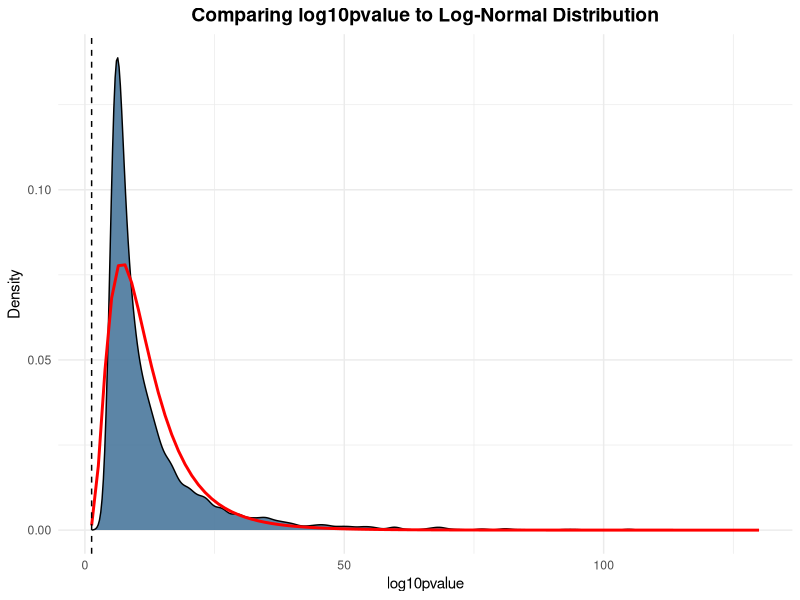
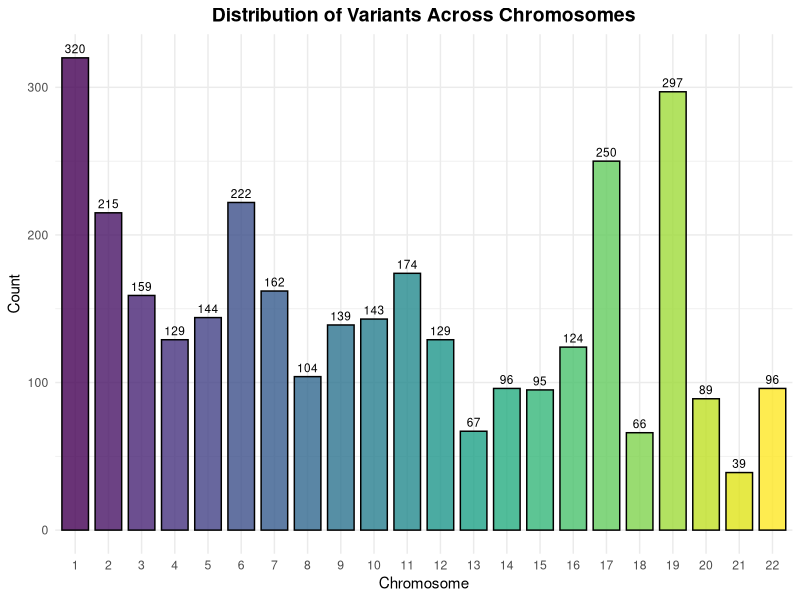
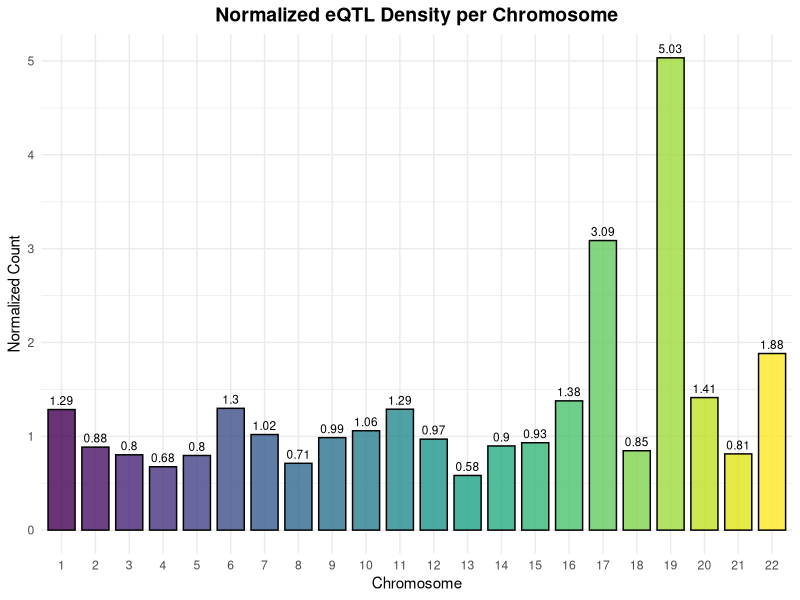
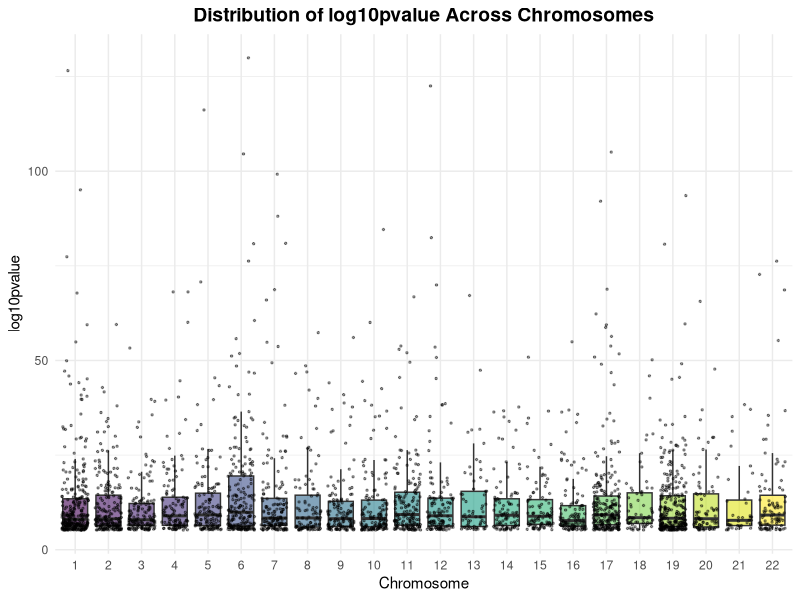
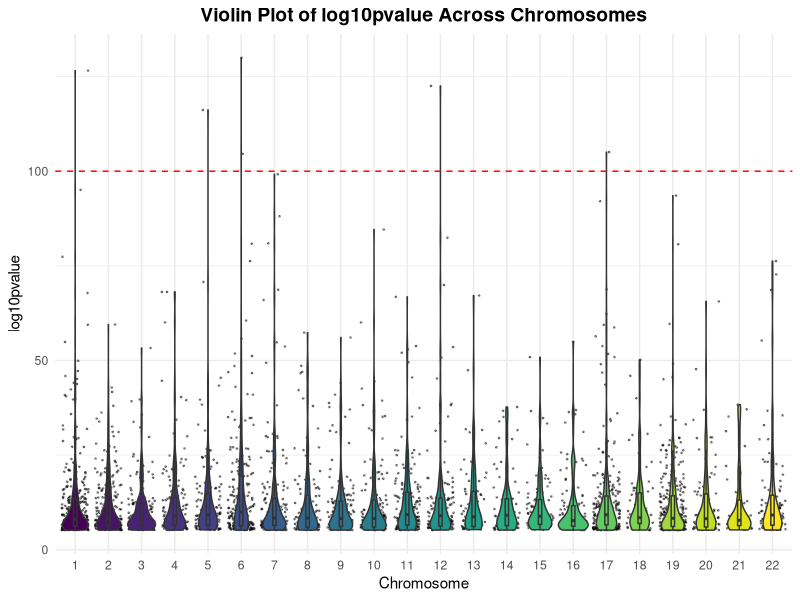
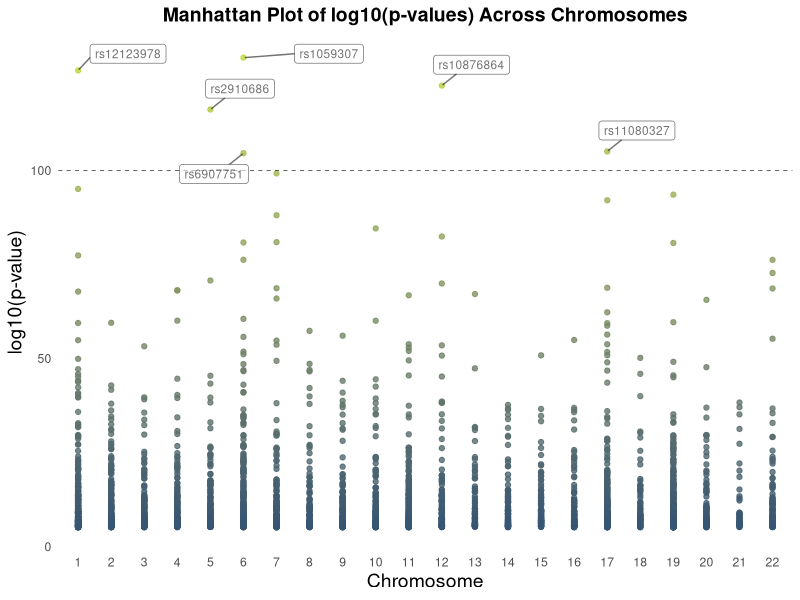
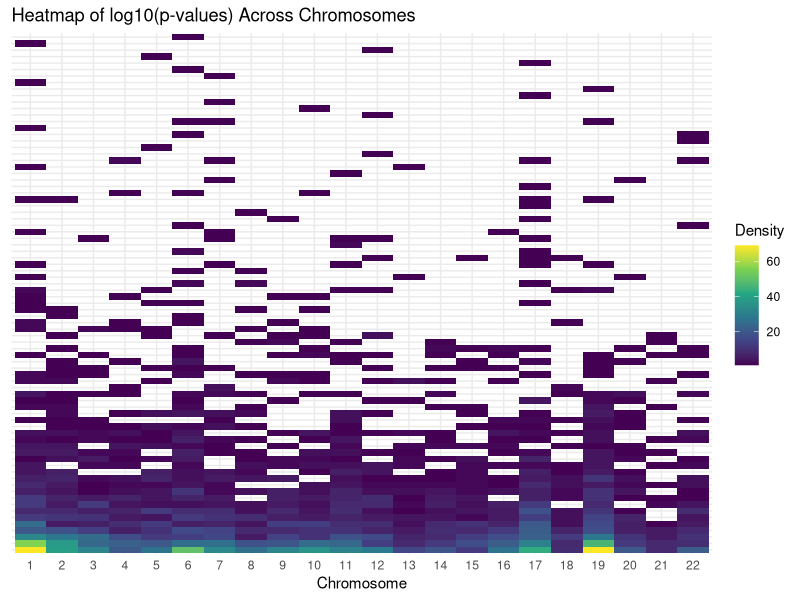
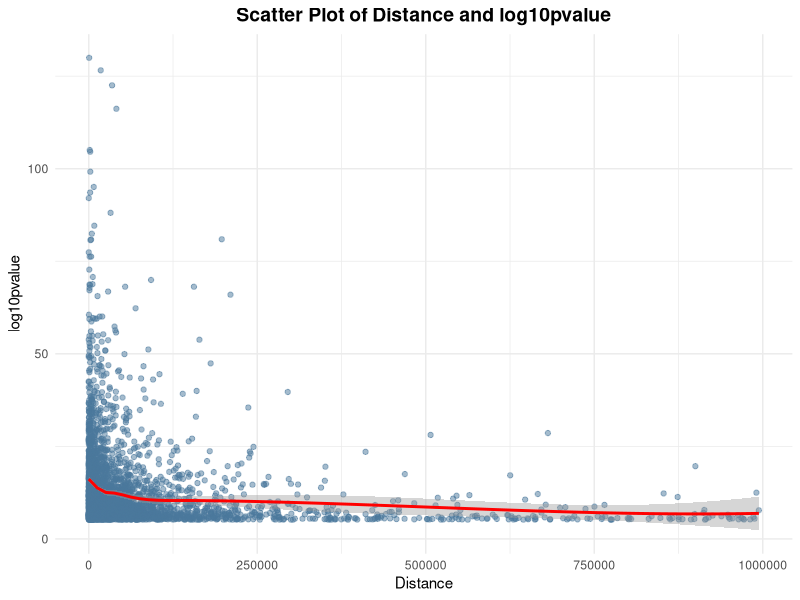

Source code (R) for these figures, in order:
## ---- chunk 1
knitr::opts_chunk$set(echo = TRUE, fig.width = 6, fig.height = 4)
## ---- chunk 2
library(tidyr)
library(dplyr)
library(ggplot2)
library(GGally) # For correlation matrix
library(ggrepel) # For better labeling
library(viridis)
library(MASS) # For log-normal fitting
library(ggrepel)
## ---- chunk 3
data <- read.table("data/dataset.txt", header = FALSE, sep = "\t", stringsAsFactors = FALSE)
colnames(data) <- c("SNP_ID", "ID", "GENE_ID", "PROBE_ID", "CHR_SNP", "CHR_GENE", "SNPpos", "TSSpos", "Distance", "rvalue", "pvalue", "log10pvalue")
## ---- chunk 4
# Remove 'ID' column
data <- subset(data, select = -ID)
# Reshaping the dataset
data_long <- data %>% pivot_longer(cols = c("rvalue", "pvalue", "log10pvalue"), names_to = "Metric", values_to = "Value")
head(data_long)
## ---- chunk 5
str(data)
## ---- chunk 6
data <- data %>%
  mutate(
    SNPpos = as.integer(SNPpos),
    Distance = as.integer(Distance),
    CHR_SNP = as.factor(CHR_SNP),
    CHR_GENE = as.factor(CHR_GENE)
  )

# Checking the updated structure
str(data)
## ---- chunk 7
# Histogram of a continuous variable (log10pvalue)
fit <- fitdistr(data$log10pvalue, "lognormal")
ggplot(data, aes(x = log10pvalue)) +
  geom_density(fill = "#4b789c", alpha = 0.9) +
  stat_function(fun = dlnorm, args = list(meanlog = fit$estimate[1], sdlog = fit$estimate[2]), color = "red", linewidth = 1) +
  geom_vline(xintercept = -log10(0.05), linetype = "dashed", color = "black") +  
  theme_minimal() +
  labs(title = "Comparing log10pvalue to Log-Normal Distribution", x = "log10pvalue", y = "Density")+
  theme(legend.position ='none', plot.title = element_text(hjust = 0.5, face = "bold", size = 14))

## ---- chunk 8
# Bar plot of a discrete variable (CHR_SNP)
ggplot(data, aes(x = CHR_SNP, fill=CHR_SNP)) +
  geom_bar(alpha = 0.8, color = "black", width = 0.8) +
  geom_text(stat = "count", aes(label = after_stat(count)), vjust = -0.5, size=3) +
  labs(title = "Distribution of Variants Across Chromosomes", x = "Chromosome", y = "Count") +
  scale_fill_viridis_d()+
  theme_minimal()+
  theme(legend.position ='none', plot.title = element_text(hjust = 0.5, face = "bold", size = 14))

# Graph 2. Bar plot of a discrete variable (CHR_SNP) Normalized
# Define chromosome lengths as a lookup table
chr_lengths <- data.frame(
  CHR_SNP = as.factor(1:22),  
  chr_length = c(249, 243, 198, 191, 181, 171, 159, 146, 141, 135, 
                 135, 133, 115, 107, 102, 90, 81, 78, 59, 63, 48, 51)
)

# Merge the chromosome length data into the main dataset
data <- left_join(data, chr_lengths, by = "CHR_SNP")

# Compute the normalized count per chromosome
data_summary <- data %>%
  group_by(CHR_SNP) %>%
  summarise(normalized_count = n() / unique(chr_length))  

# Plot the normalized eQTL density
ggplot(data_summary, aes(x = CHR_SNP, y = normalized_count, fill = CHR_SNP)) +
  geom_bar(stat = "identity", alpha = 0.8, color = "black", width = 0.8) +
  geom_text(aes(label = round(normalized_count, 2)), vjust = -0.5, size=3) +  
  scale_fill_viridis_d() +
  theme_minimal()+
  labs(title = "Normalized eQTL Density per Chromosome", x = "Chromosome", y = "Normalized Count") +
  theme(legend.position ='none', plot.title = element_text(hjust = 0.5, face = "bold", size = 14))

## ---- chunk 9
#Boxplot of log10pvalues across chromosomes
ggplot(data, aes(x = factor(CHR_SNP), y = log10pvalue, fill = factor(CHR_SNP))) +
  geom_boxplot(alpha = 0.6, outlier.shape = NA) +
  geom_jitter(color = "black", size = 0.5, alpha = 0.4) + 
  scale_fill_viridis_d() +
  labs(title = "Distribution of log10pvalue Across Chromosomes",
       x = "Chromosome",
       y = "log10pvalue") +
  theme_minimal() +
  theme(legend.position ='none', plot.title = element_text(hjust = 0.5, face = "bold", size = 14))


## ---- chunk 10
#Violin plot of log10pvalues across chromosomes
ggplot(data, aes(x = as.factor(CHR_SNP), y = log10pvalue, fill = as.factor(CHR_SNP))) +
  geom_jitter(color = "black", size = 0.3, alpha = 0.4) + 
  geom_violin() +
  geom_boxplot(width = 0.1, outlier.shape = NA, alpha = 0.6) +
  geom_hline(yintercept = 100, linetype = "dashed", color = "red") + # Variants exceeding this threshold are considered extremely strong candidates for functional regulatory elements.
  scale_fill_viridis_d() +
  labs(title = "Violin Plot of log10pvalue Across Chromosomes",
       x = "Chromosome",
       y = "log10pvalue") +
  theme_minimal() +
  theme(legend.position = "none")+
  theme(plot.title = element_text(hjust = 0.5, face = "bold", size = 14))

## ---- chunk 11
#Manhattan plot of log10pvalues across chromosomes

# Define significance threshold
threshold <- 100

# Create a subset of the data for SNPs with log10pvalue > threshold
highlight_snps <- data[data$log10pvalue > threshold, ]

# Manhattan Plot
manhattan_plot <- ggplot(data, aes(x = CHR_SNP, y = log10pvalue)) + 
  geom_point(aes(color = log10pvalue), alpha = 0.8, size = 1.5) +
  scale_color_gradient(low = "#355573", high = "#bed93b")+
  labs(title = "Manhattan Plot of log10(p-values) Across Chromosomes",
       x = "Chromosome", y = "log10(p-value)") +  
  theme_minimal() +
  geom_hline(yintercept = threshold, color = "black", linetype = "dashed", linewidth = 0.2) +
  geom_label_repel(data = highlight_snps, 
                   aes(label = SNP_ID, alpha=0.7), 
                   size = 3, color = "black", 
                   force = 1.7, 
                   box.padding = 0.5) +
  theme(plot.title = element_text(hjust = 0.5, face = "bold", size = 14),  
        axis.title = element_text(size = 14),
        legend.position = "none",  
        panel.grid.major = element_blank(),  
        panel.grid.minor = element_blank())

manhattan_plot
## ---- chunk 12
#Heat map plot of distance across chromosomes
# Bin log10pvalue to group them into ranges
data$log10p_bin <- cut(data$log10pvalue, breaks = seq(0, max(data$log10pvalue), by = 1), include.lowest = TRUE)

# Create heatmap of log10pvalue distribution across chromosomes
heatmap_plot <- ggplot(data, aes(x = as.factor(CHR_SNP), y = log10p_bin, fill = ..count..)) +
  geom_tile(stat = "bin2d", bins = 50) +
  scale_fill_viridis_c() +
  theme_minimal() +
  labs(title = "Heatmap of log10(p-values) Across Chromosomes",
       x = "Chromosome", y = "log10(p-value)", fill = "Density") +
  theme(axis.title.y=element_blank(),
        axis.text.y=element_blank(),
        axis.ticks.y=element_blank() 
        )

heatmap_plot
## ---- chunk 13
#Scatter Plot of Distance vs. log10pvalue
ggplot(data, aes(x = Distance, y = log10pvalue)) +
  geom_point(alpha = 0.5, color = "#4b789c") +
  geom_smooth(method = "loess", color = "red", linewidth = 1) +  # Smoothed trend line
  theme_minimal() +
  labs(title = "Scatter Plot of Distance and log10pvalue",
       x = "Distance", y = "log10pvalue") +
  theme(plot.title = element_text(hjust = 0.5, face = "bold", size = 14))

## ---- chunk 14
#Scatter Plot of Distance and log10pvalue Per Chromosome
ggplot(data, aes(x = Distance, y = log10pvalue, color = log10pvalue)) +
  geom_point(alpha = 0.5) +
  scale_color_viridis_c() +
  theme_minimal() +
  labs(title = "Scatter Plot of Distance and log10pvalue Per Chromosome",
       x = "Distance", y = "log10pvalue", color = "log10pvalue") +
  facet_wrap(~CHR_SNP, scales = "free") +
  theme(legend.position = "right")+
  theme( plot.title = element_text(hjust = 0.5, face = "bold", size = 14))

## ---- chunk 15
# Scatter plot of significant chromosomes
# Define threshold for significance
threshold <- 100  

# Filter chromosomes that contain at least one log10pvalue > 100
significant_chr <- unique(data$CHR_SNP[data$log10pvalue > threshold])

# Subset data to only include those chromosomes
filtered_data <- data[data$CHR_SNP %in% significant_chr, ]

# Subset data for labeling significant SNPs
highlight_snps <- filtered_data[filtered_data$log10pvalue > threshold, ]

# Plot
scatter_plot <- ggplot(filtered_data, aes(x = Distance, y = log10pvalue, color = log10pvalue)) +
  geom_point(alpha = 0.5) +
  scale_color_viridis_c() +  
  facet_wrap(~CHR_SNP, scales = "free") +
  geom_label_repel(data = highlight_snps, 
                   aes(label = SNP_ID), 
                   size = 3, color = "black", 
                   force = 1.5, 
                   box.padding = 0.5,
                   alpha=0.7) + 
  theme_minimal() +
  labs(title = "Scatter Plot of Distance and log10pvalue (Sig. Chr.)",
       x = "Distance", y = "log10pvalue", color = "log10pvalue") +
  theme(legend.position = "right")+
  theme( plot.title = element_text(hjust = 0.5, face = "bold", size = 14))

scatter_plot
## ---- chunk 16
heatmap_plot
manhattan_plot
scatter_plot
